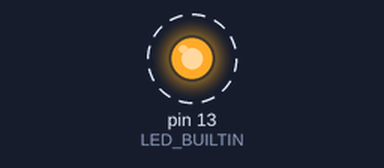
This sketch was run on a simulated Arduino Uno, built with avr-gcc and run on an emulated ATmega328P. Parts: output pins drawn as LEDs (lit = HIGH). Dashed ring = blinking. What the sketch prints to the serial monitor is not drawn.

Above: at 0.2 s.
Timing chart, 0 to 3.0 s (numbered marks = the images above):
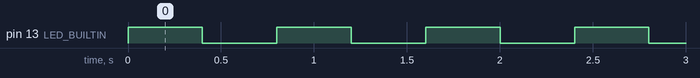

Measured:
- by itself, pin 13 (LED_BUILTIN): alternates HIGH for 0.40 s and LOW for 0.40 s

The sketch:

004_IF.ino
```cpp
bool Fast = false;

void setup() {
  Serial.begin(9600);
  pinMode(LED_BUILTIN, OUTPUT);
}
void loop() {
  if (true == Fast) {
    flash (50, LED_BUILTIN);
  }
  else {
    flash (400, LED_BUILTIN);
  }
}

void flash (int period, int led) {
  digitalWrite(led, HIGH);
  delay(period);
  digitalWrite(led, LOW);
  delay(period);
  Serial.print("The delay is: ");
  Serial.println(period);
}
```
